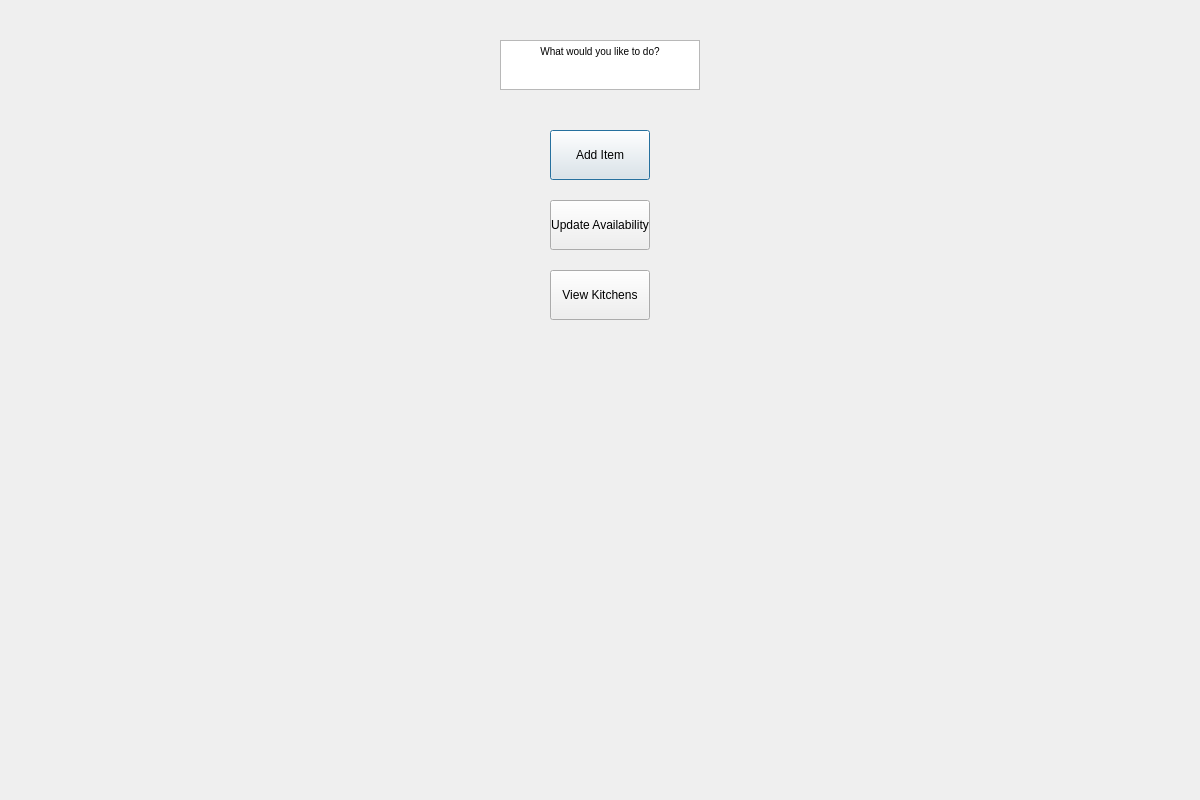
<?xml version="1.0" encoding="UTF-8"?>
<ui version="4.0">
 <class>Dialog</class>
 <widget class="QDialog" name="Dialog">
  <property name="geometry">
   <rect>
    <x>0</x>
    <y>0</y>
    <width>1200</width>
    <height>800</height>
   </rect>
  </property>
  <property name="windowTitle">
   <string>Dialog</string>
  </property>
  <widget class="QWidget" name="widget" native="true">
   <property name="geometry">
    <rect>
     <x>0</x>
     <y>0</y>
     <width>1200</width>
     <height>800</height>
    </rect>
   </property>
   <widget class="QTextBrowser" name="textBrowser">
    <property name="geometry">
     <rect>
      <x>500</x>
      <y>40</y>
      <width>200</width>
      <height>50</height>
     </rect>
    </property>
    <property name="html">
     <string>&lt;!DOCTYPE HTML PUBLIC &quot;-//W3C//DTD HTML 4.0//EN&quot; &quot;http://www.w3.org/TR/REC-html40/strict.dtd&quot;&gt;
&lt;html&gt;&lt;head&gt;&lt;meta name=&quot;qrichtext&quot; content=&quot;1&quot; /&gt;&lt;style type=&quot;text/css&quot;&gt;
p, li { white-space: pre-wrap; }
&lt;/style&gt;&lt;/head&gt;&lt;body style=&quot; font-family:'MS Shell Dlg 2'; font-size:8.25pt; font-weight:400; font-style:normal;&quot;&gt;
&lt;p align=&quot;center&quot; style=&quot; margin-top:0px; margin-bottom:0px; margin-left:0px; margin-right:0px; -qt-block-indent:0; text-indent:0px;&quot;&gt;&lt;span style=&quot; font-size:7.8pt;&quot;&gt;What would you like to do?&lt;/span&gt;&lt;/p&gt;&lt;/body&gt;&lt;/html&gt;</string>
    </property>
   </widget>
   <widget class="QPushButton" name="AddItemBTN">
    <property name="geometry">
     <rect>
      <x>550</x>
      <y>130</y>
      <width>100</width>
      <height>50</height>
     </rect>
    </property>
    <property name="text">
     <string>Add Item</string>
    </property>
   </widget>
   <widget class="QPushButton" name="viewKitchensBTN">
    <property name="geometry">
     <rect>
      <x>550</x>
      <y>270</y>
      <width>100</width>
      <height>50</height>
     </rect>
    </property>
    <property name="text">
     <string>View Kitchens</string>
    </property>
   </widget>
   <widget class="QPushButton" name="updateAvailabilityBTN">
    <property name="geometry">
     <rect>
      <x>550</x>
      <y>200</y>
      <width>100</width>
      <height>50</height>
     </rect>
    </property>
    <property name="text">
     <string>Update Availability</string>
    </property>
   </widget>
  </widget>
 </widget>
 <resources/>
 <connections/>
</ui>
